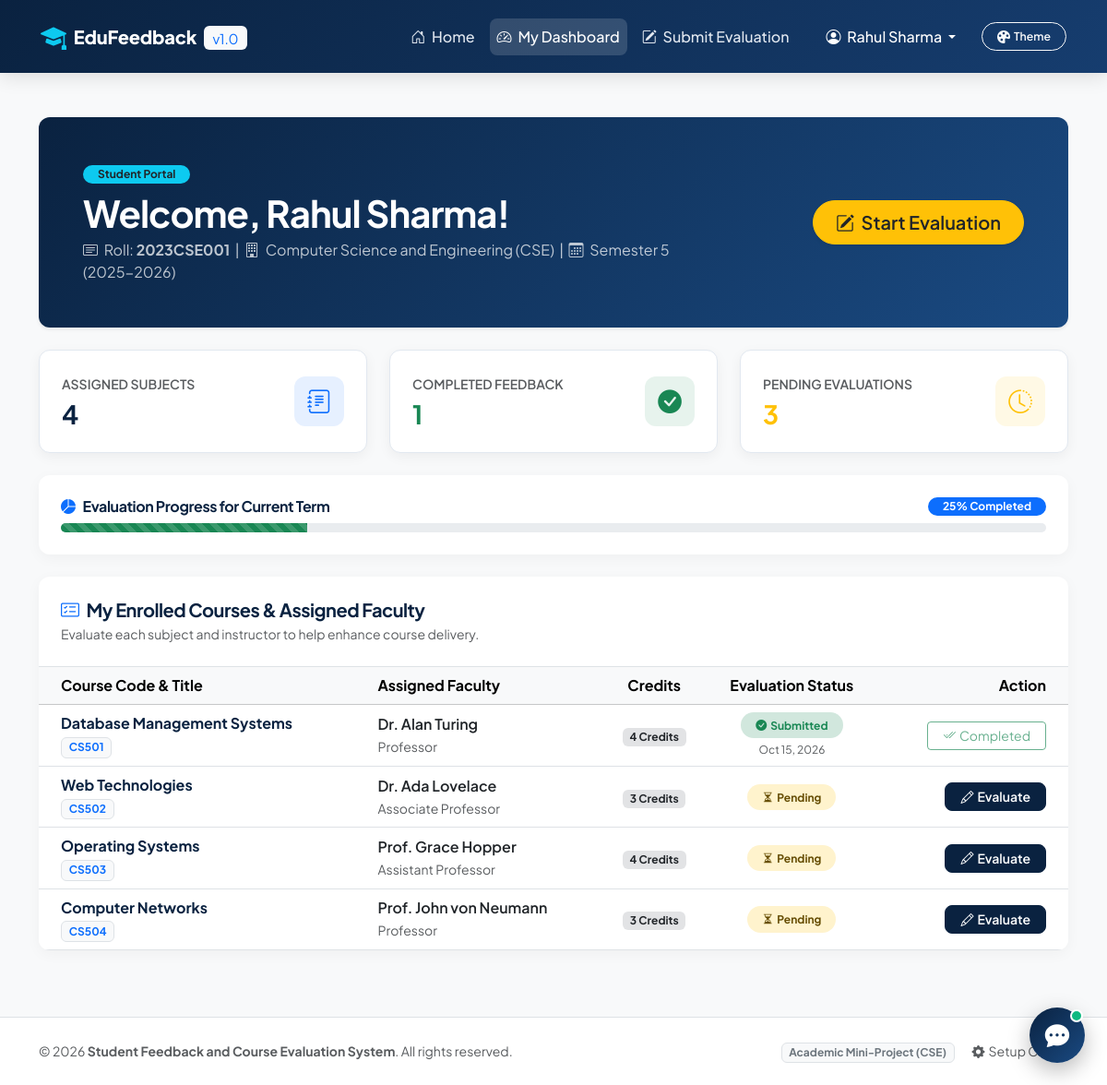
Page /dashboard.php (signed in) on the committed database.
### tables this page shows
CREATE TABLE `departments` (
  `department_id` INT AUTO_INCREMENT PRIMARY KEY,
  `department_code` VARCHAR(20) NOT NULL UNIQUE,
  `department_name` VARCHAR(100) NOT NULL,
  `created_at` TIMESTAMP DEFAULT CURRENT_TIMESTAMP
);

CREATE TABLE `feedback_submissions` (
  `submission_id` INT AUTO_INCREMENT PRIMARY KEY,
  `student_id` INT NOT NULL,
  `course_id` INT NOT NULL,
  `faculty_id` INT NOT NULL,
  `academic_year` VARCHAR(20) NOT NULL,
  `semester` TINYINT NOT NULL,
  `is_anonymous` TINYINT(1) NOT NULL DEFAULT 0,
  `submitted_at` TIMESTAMP DEFAULT CURRENT_TIMESTAMP,
  CONSTRAINT `fk_fbs_student` FOREIGN KEY (`student_id`)
    REFERENCES `students` (`student_id`) ON DELETE CASCADE ON UPDATE CASCADE,
  CONSTRAINT `fk_fbs_course` FOREIGN KEY (`course_id`)
    REFERENCES `courses` (`course_id`) ON DELETE CASCADE ON UPDATE CASCADE,
  CONSTRAINT `fk_fbs_faculty` FOREIGN KEY (`faculty_id`)
    REFERENCES `faculty` (`faculty_id`) ON DELETE CASCADE ON UPDATE CASCADE,
  UNIQUE KEY `unique_student_evaluation` (`student_id`, `course_id`, `faculty_id`, `academic_year`, `semester`)
);

CREATE TABLE `courses` (
  `course_id` INT AUTO_INCREMENT PRIMARY KEY,
  `course_code` VARCHAR(20) NOT NULL UNIQUE,
  `course_name` VARCHAR(150) NOT NULL,
  `department_id` INT NOT NULL,
  `semester` TINYINT NOT NULL CHECK (`semester` BETWEEN 1 AND 8),
  `academic_year` VARCHAR(20) NOT NULL DEFAULT '2025-2026',
  `credits` TINYINT NOT NULL DEFAULT 3,
  `created_at` TIMESTAMP DEFAULT CURRENT_TIMESTAMP,
  CONSTRAINT `fk_courses_department` FOREIGN KEY (`department_id`)
    REFERENCES `departments` (`department_id`) ON DELETE CASCADE ON UPDATE CASCADE
);

CREATE TABLE `faculty` (
  `faculty_id` INT AUTO_INCREMENT PRIMARY KEY,
  `faculty_code` VARCHAR(20) NOT NULL UNIQUE,
  `full_name` VARCHAR(100) NOT NULL,
  `email` VARCHAR(100) NOT NULL UNIQUE,
  `phone` VARCHAR(20) DEFAULT NULL,
  `department_id` INT NOT NULL,
  `designation` VARCHAR(50) NOT NULL,
  `qualification` VARCHAR(100) NOT NULL,
  `created_at` TIMESTAMP DEFAULT CURRENT_TIMESTAMP,
  CONSTRAINT `fk_faculty_department` FOREIGN KEY (`department_id`)
    REFERENCES `departments` (`department_id`) ON DELETE CASCADE ON UPDATE CASCADE
);

### auth_check.php (called while the page is built, shortened)
<?php
function get_current_student() {
    return [
        'student_id'   => $_SESSION['student_id'] ?? null,
        'roll_number'  => $_SESSION['roll_number'] ?? '',
        'full_name'    => $_SESSION['full_name'] ?? '',
        'email'        => $_SESSION['email'] ?? '',
        'department_id'=> $_SESSION['department_id'] ?? null,
        'semester'     => $_SESSION['semester'] ?? null,
        'academic_year'=> $_SESSION['academic_year'] ?? '2025-2026'
    ];
}
?>

### dashboard.php (the view, shortened to what this page needs)
<?php
require_once __DIR__ . '/../config/database.php';
require_once __DIR__ . '/../includes/auth_check.php';
$student = get_current_student();
$deptStmt = $pdo->prepare("SELECT department_name, department_code FROM departments WHERE department_id = ?");
$deptStmt->execute([$student['department_id']]);
$deptInfo = $deptStmt->fetch() ?: ['department_name' => 'General Engineering', 'department_code' => 'GEN'];
$coursesStmt = $pdo->prepare("
    SELECT c.course_id, c.course_code, c.course_name, c.credits, c.semester,
           f.faculty_id, f.faculty_code, f.full_name AS faculty_name, f.designation,
           fs.submission_id, fs.submitted_at, fs.is_anonymous
    FROM courses c
    LEFT JOIN course_faculty cf ON c.course_id = cf.course_id AND cf.semester = c.semester
    LEFT JOIN faculty f ON cf.faculty_id = f.faculty_id
    LEFT JOIN feedback_submissions fs ON fs.course_id = c.course_id
                                      AND fs.faculty_id = f.faculty_id
                                      AND fs.student_id = ?
                                      AND fs.semester = c.semester
    WHERE c.department_id = ? AND c.semester = ?
    ORDER BY c.course_code ASC
");
$coursesStmt->execute([$student['student_id'], $student['department_id'], $student['semester']]);
$assignedCourses = $coursesStmt->fetchAll();
$totalAssigned = count($assignedCourses);
$completedCount = 0;
foreach ($assignedCourses as $item) {
    if (!empty($item['submission_id'])) {
        $completedCount++;
    }
}
$pendingCount = $totalAssigned - $completedCount;
$progressPercentage = $totalAssigned > 0 ? round(($completedCount / $totalAssigned) * 100) : 0;
require_once __DIR__ . '/../includes/header.php';
require_once __DIR__ . '/../includes/navbar.php';
?>
<main class="py-5 bg-light">
    <div class="container">
        <div class="card card-custom border-0 bg-navy-gradient text-white p-4 p-md-5 mb-4 shadow-sm">
            <div class="row align-items-center">
                <div class="col-md-8">
                    <span class="badge bg-info text-dark px-3 py-1 rounded-pill fw-bold mb-2">Student Portal</span>
                    <h2 class="display-6 fw-bold mb-1 text-white">Welcome, <?= htmlspecialchars($student['full_name']); ?>!</h2>
                    <p class="text-light opacity-75 mb-0 fs-6">
                        <i class="bi bi-card-text me-1"></i> Roll: <strong><?= htmlspecialchars($student['roll_number']); ?></strong> &nbsp;|&nbsp;
                        <i class="bi bi-building me-1"></i> <?= htmlspecialchars($deptInfo['department_name']); ?> (<?= htmlspecialchars($deptInfo['department_code']); ?>) &nbsp;|&nbsp;
                        <i class="bi bi-calendar3 me-1"></i> Semester <?= htmlspecialchars($student['semester']); ?> (<?= htmlspecialchars($student['academic_year']); ?>)
                    </p>
                </div>
                <div class="col-md-4 text-md-end mt-3 mt-md-0">
                    <a href="feedback_form.php" class="btn btn-warning btn-lg px-4 py-2 rounded-pill fw-semibold shadow-sm text-dark">
                        <i class="bi bi-pencil-square me-1"></i> Start Evaluation
                    </a>
                </div>
            </div>
        </div>
        <div class="row g-4 mb-4">
            <div class="col-md-4">
                <div class="card card-stat bg-white p-4">
                    <div class="d-flex align-items-center justify-content-between">
                        <div>
                            <span class="text-muted small fw-semibold text-uppercase">Assigned Subjects</span>
                            <h3 class="fw-bold mb-0 text-navy mt-1"><?= $totalAssigned; ?></h3>
                        </div>
                        <div class="stat-icon bg-primary bg-opacity-10 text-primary">
                            <i class="bi bi-journal-text"></i>
                        </div>
                    </div>
                </div>
            </div>
            <div class="col-md-4">
                <div class="card card-stat bg-white p-4">
                    <div class="d-flex align-items-center justify-content-between">
                        <div>
                            <span class="text-muted small fw-semibold text-uppercase">Completed Feedback</span>
                            <h3 class="fw-bold mb-0 text-success mt-1"><?= $completedCount; ?></h3>
                        </div>
                        <div class="stat-icon bg-success bg-opacity-10 text-success">
                            <i class="bi bi-check-circle-fill"></i>
                        </div>
                    </div>
                </div>
            </div>
            <div class="col-md-4">
                <div class="card card-stat bg-white p-4">
                    <div class="d-flex align-items-center justify-content-between">
                        <div>
                            <span class="text-muted small fw-semibold text-uppercase">Pending Evaluations</span>
                            <h3 class="fw-bold mb-0 text-warning mt-1"><?= $pendingCount; ?></h3>
                        </div>
                        <div class="stat-icon bg-warning bg-opacity-10 text-warning">
                            <i class="bi bi-clock-history"></i>
                        </div>
                    </div>
                </div>
            </div>
        </div>
        <div class="card card-custom border-0 p-4 mb-4">
            <div class="d-flex justify-content-between align-items-center mb-2">
                <h6 class="fw-bold text-navy mb-0"><i class="bi bi-pie-chart-fill me-2 text-primary"></i>Evaluation Progress for Current Term</h6>
                <span class="badge bg-primary px-3 py-1 rounded-pill"><?= $progressPercentage; ?>% Completed</span>
            </div>
            <div class="progress" style="height: 10px;">
                <div class="progress-bar bg-success progress-bar-striped progress-bar-animated" role="progressbar" style="width: <?= $progressPercentage; ?>%" aria-valuenow="<?= $progressPercentage; ?>" aria-valuemin="0" aria-valuemax="100"></div>
            </div>
        </div>
        <div class="card card-custom border-0 overflow-hidden mb-4">
            <div class="p-4 border-bottom d-flex justify-content-between align-items-center">
                <div>
                    <h5 class="fw-bold text-navy mb-1"><i class="bi bi-card-checklist me-2 text-primary"></i>My Enrolled Courses & Assigned Faculty</h5>
                    <p class="text-muted small mb-0">Evaluate each subject and instructor to help enhance course delivery.</p>
                </div>
            </div>
            <div class="table-responsive">
                <table class="table table-hover align-middle mb-0">
                    <thead class="table-light">
                        <tr>
                            <th class="ps-4">Course Code & Title</th>
                            <th>Assigned Faculty</th>
                            <th class="text-center">Credits</th>
                            <th class="text-center">Evaluation Status</th>
                            <th class="text-end pe-4">Action</th>
                        </tr>
                    </thead>
                    <tbody>
                        <?php if (empty($assignedCourses)): ?>
                            <tr>
                                <td colspan="5" class="text-center py-4 text-muted">
                                    <i class="bi bi-folder-x fs-1 d-block mb-2"></i>
                                    No courses are registered for your department and semester yet. Please check back later.
                                </td>
                            </tr>
                        <?php else: ?>
                            <?php foreach ($assignedCourses as $c): ?>
                                <tr>
                                    <td class="ps-4">
                                        <div class="fw-bold text-navy"><?= htmlspecialchars($c['course_name']); ?></div>
                                        <span class="badge bg-light text-primary border"><?= htmlspecialchars($c['course_code']); ?></span>
                                    </td>
                                    <td>
                                        <?php if (!empty($c['faculty_name'])): ?>
                                            <div class="fw-semibold text-dark"><?= htmlspecialchars($c['faculty_name']); ?></div>
                                            <small class="text-muted"><?= htmlspecialchars($c['designation']); ?></small>
                                        <?php else: ?>
                                            <span class="text-muted small fst-italic">Faculty assignment pending</span>
                                        <?php endif; ?>
                                    </td>
                                    <td class="text-center">
                                        <span class="badge bg-secondary-subtle text-dark"><?= $c['credits']; ?> Credits</span>
                                    </td>
                                    <td class="text-center">
                                        <?php if (!empty($c['submission_id'])): ?>
                                            <span class="badge bg-success-subtle text-success px-3 py-2 rounded-pill">
                                                <i class="bi bi-check-circle-fill me-1"></i>Submitted
                                            </span>
                                            <div class="text-muted small mt-1" style="font-size:0.75rem;">
                                                <?= date('M d, Y', strtotime($c['submitted_at'])); ?>
                                            </div>
                                        <?php else: ?>
                                            <span class="badge bg-warning-subtle text-warning-emphasis px-3 py-2 rounded-pill">
                                                <i class="bi bi-hourglass-split me-1"></i>Pending
                                            </span>
                                        <?php endif; ?>
                                    </td>
                                    <td class="text-end pe-4">
                                        <?php if (empty($c['submission_id'])): ?>
                                            <?php if (!empty($c['faculty_id'])): ?>
                                                <a href="feedback_form.php?course_id=<?= $c['course_id']; ?>&faculty_id=<?= $c['faculty_id']; ?>" class="btn btn-navy btn-sm px-3 py-1">
                                                    <i class="bi bi-pencil me-1"></i>Evaluate
                                                </a>
                                            <?php else: ?>
                                                <button class="btn btn-secondary btn-sm px-3 py-1" disabled>Awaiting Faculty</button>
                                            <?php endif; ?>
                                        <?php else: ?>
                                            <button class="btn btn-outline-success btn-sm px-3 py-1" disabled>
                                                <i class="bi bi-check2-all me-1"></i>Completed
                                            </button>
                                        <?php endif; ?>
                                    </td>
                                </tr>
                            <?php endforeach; ?>
                        <?php endif; ?>
                    </tbody>
                </table>
            </div>
        </div>
    </div>
</main>
<?php require_once __DIR__ . '/../includes/footer.php'; ?>

### rows in the picture
departments: department_name "Computer Science and Engineering", department_code "CSE"
feedback_submissions: course.course_name "Database Management Systems", course.course_code "CS501", faculty.full_name "Dr. Alan Turing", faculty.designation "Professor", course.credits "4", submitted_at "Oct 15, 2026", shows "Completed"
courses: course_name "Web Technologies", course_code "CS502", faculty.full_name "Dr. Ada Lovelace", faculty.designation "Associate Professor", credits "3", shows "Pending"
courses: course_name "Operating Systems", course_code "CS503", faculty.full_name "Prof. Grace Hopper", faculty.designation "Assistant Professor", credits "4", shows "Pending"
courses: course_name "Computer Networks", course_code "CS504", faculty.full_name "Prof. John von Neumann", faculty.designation "Professor", credits "3", shows "Pending"

### other values in the picture
$_SESSION['full_name'] "Rahul Sharma"
$student['full_name'] "Rahul Sharma"
$student['roll_number'] "2023CSE001"
$student['semester'] "5"
$student['academic_year'] "2025-2026"
$totalAssigned "4"
$completedCount "1"
$pendingCount "3"
$progressPercentage "25"
